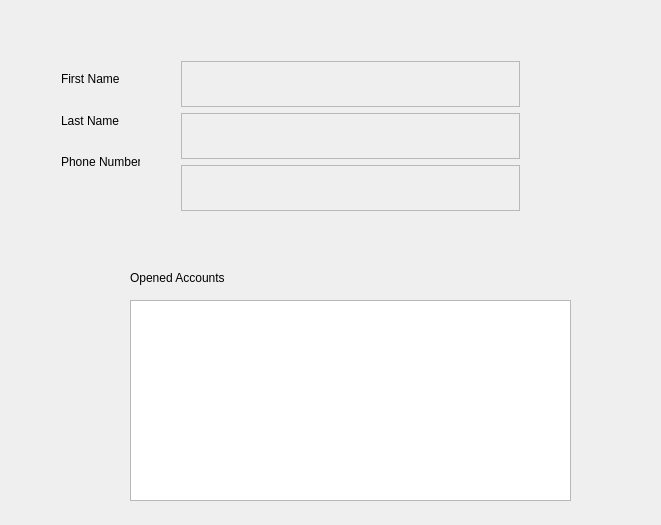
<?xml version="1.0" encoding="UTF-8"?>
<ui version="4.0">
 <class>QtGetInfoUI</class>
 <widget class="QWidget" name="QtGetInfoUI">
  <property name="geometry">
   <rect>
    <x>0</x>
    <y>0</y>
    <width>661</width>
    <height>525</height>
   </rect>
  </property>
  <property name="windowTitle">
   <string>QtGetInfoUI</string>
  </property>
  <widget class="QLabel" name="label_4">
   <property name="geometry">
    <rect>
     <x>130</x>
     <y>270</y>
     <width>211</width>
     <height>16</height>
    </rect>
   </property>
   <property name="text">
    <string>Opened Accounts</string>
   </property>
  </widget>
  <widget class="QWidget" name="verticalLayoutWidget">
   <property name="geometry">
    <rect>
     <x>170</x>
     <y>50</y>
     <width>361</width>
     <height>172</height>
    </rect>
   </property>
   <layout class="QVBoxLayout" name="verticalLayout">
    <item>
     <widget class="QPlainTextEdit" name="firstNameText">
      <property name="enabled">
       <bool>false</bool>
      </property>
     </widget>
    </item>
    <item>
     <widget class="QPlainTextEdit" name="lastNameText">
      <property name="enabled">
       <bool>false</bool>
      </property>
     </widget>
    </item>
    <item>
     <widget class="QPlainTextEdit" name="phNumberText">
      <property name="enabled">
       <bool>false</bool>
      </property>
     </widget>
    </item>
   </layout>
  </widget>
  <widget class="QWidget" name="verticalLayoutWidget_2">
   <property name="geometry">
    <rect>
     <x>50</x>
     <y>50</y>
     <width>101</width>
     <height>141</height>
    </rect>
   </property>
   <layout class="QVBoxLayout" name="verticalLayout_2">
    <item>
     <widget class="QLabel" name="label">
      <property name="text">
       <string>First Name</string>
      </property>
      <property name="textFormat">
       <enum>Qt::AutoText</enum>
      </property>
     </widget>
    </item>
    <item>
     <widget class="QLabel" name="label_2">
      <property name="text">
       <string>Last Name</string>
      </property>
     </widget>
    </item>
    <item>
     <widget class="QLabel" name="label_3">
      <property name="text">
       <string>Phone Number</string>
      </property>
     </widget>
    </item>
   </layout>
  </widget>
  <widget class="QTableView" name="tableView">
   <property name="geometry">
    <rect>
     <x>130</x>
     <y>300</y>
     <width>441</width>
     <height>201</height>
    </rect>
   </property>
  </widget>
 </widget>
 <layoutdefault spacing="6" margin="11"/>
 <resources/>
 <connections/>
</ui>
